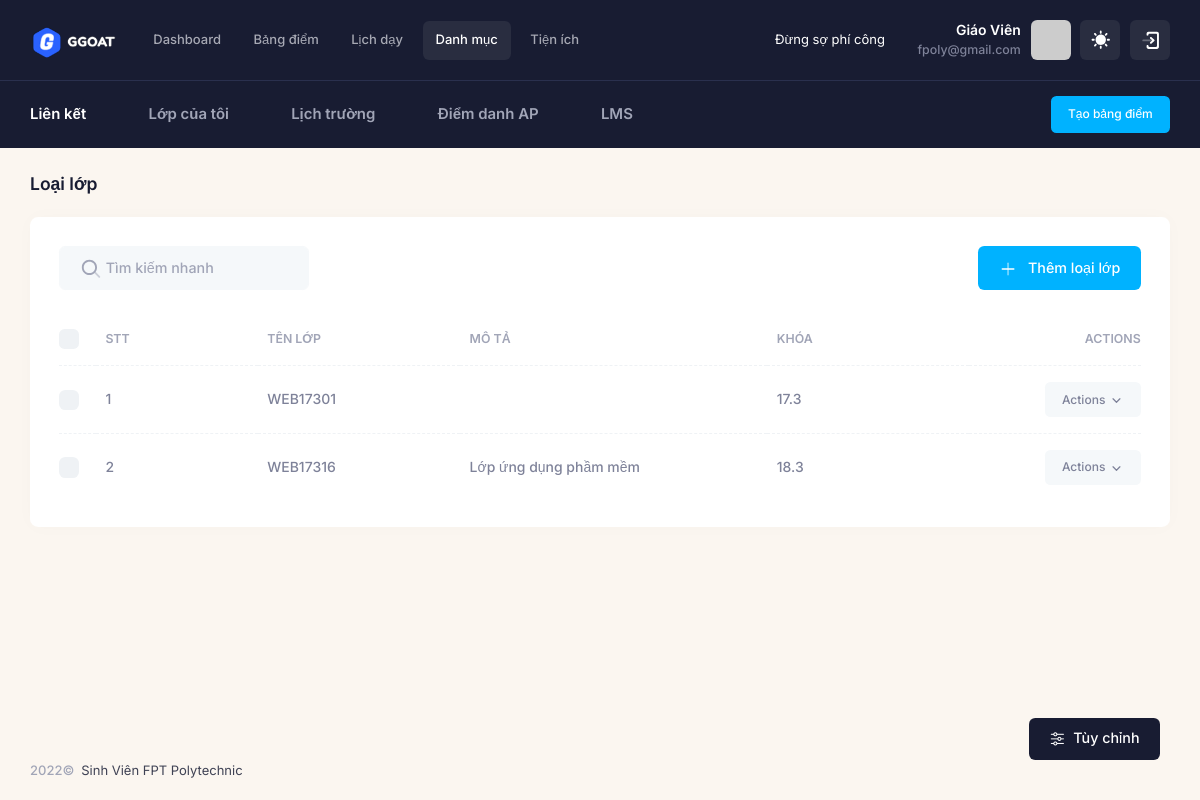
Screenshot of /danh-muc/loai-lop (signed in) with the database file from the repository.
### tables this page shows
CREATE TABLE `teachers` (
  `id_teacher` int(11) NOT NULL,
  `name` varchar(225) NOT NULL,
  `email` varchar(225) NOT NULL,
  `password` text NOT NULL,
  `register_date` datetime DEFAULT NULL,
  `code_donate` text NOT NULL,
  `id_coso` int(11) DEFAULT NULL COMMENT 'cơ sở đang dạy',
  `status` enum('1','2') NOT NULL DEFAULT '2',
  `data` longtext DEFAULT NULL COMMENT 'tất cả dữ liệu quản lý của giáo viên'
);

CREATE TABLE `lien_ket` (
  `id_lienket` int(11) NOT NULL,
  `ten` varchar(225) NOT NULL,
  `url` text NOT NULL,
  `mo_ta` text DEFAULT NULL,
  `id_teacher` int(11) NOT NULL
);

CREATE TABLE `loai_lop` (
  `id_loai` int(11) NOT NULL,
  `ten_lop` varchar(225) NOT NULL,
  `mo_ta` text DEFAULT NULL,
  `id_khoa` int(11) NOT NULL,
  `id_teacher` int(11) NOT NULL
);

CREATE TABLE `khoa` (
  `id_khoa` int(11) NOT NULL,
  `ten_khoa` varchar(225) NOT NULL,
  `id_teacher` int(11) NOT NULL
);

### app/controllers/Teacher.php (called while the page is built, shortened)
<?php
class Teacher extends  Controller
{
  public $data = array();
  public $model_home;
  public function __construct()
  {
    $this->model_home = $this->model('TeacherModel');
    $this->data['type'] = 'teacher';
    $this->data['page_parent'] = 'teacher';
    $this->data['page_target'] = 'teacher';
    $this->data = array_merge($this->data, $this->model_home->data);
  }
  public function loai_lop()
  {
    $this->model_home->loai_lop();
    $this->data['content'] = 'teacher/danhmuc/loai_lop';
    $this->data['page_title'] = 'Loại lớp';
    $this->data['page_parent'] = 'danh-muc';
    $this->data['page_target'] = 'loai-lop';
    $this->data = array_merge($this->data, $this->model_home->data);
    $this->render('layouts/teacher', $this->data);
  }
}

### index.php (called while the page is built, shortened)
<?php
require_once 'bootstrap.php';
$myApp = new App();

### bootstrap.php (called while the page is built, shortened)
<?php
if (!empty($_SERVER['HTTPS']) && $_SERVER['HTTPS'] == 'on') {
  $web_root = 'https://' . $_SERVER['HTTP_HOST'];
} else {
  $web_root = 'http://' . $_SERVER['HTTP_HOST'];
}
$folder = str_replace(strtolower($_SERVER['DOCUMENT_ROOT']), '', strtolower(__DIR__));
$base_url = $web_root . $folder . '/';
function BASE_URL($url)
{
  global $base_url;
  return $base_url . $url;
}
if (!empty($_SERVER['PATH_INFO'])) {
  $url = $_SERVER['PATH_INFO'];
} else {
  $url = '/';
}
$route = array_filter(explode('/', $url));
$route  = array_values($route);
function route($index)
{
  global $route;
  if (isset($route[$index])) {
    return $route[$index];
  } else {
    return false;
  }
}
require_once  'configs/Database.php';
require_once  'configs/Function.php';
require_once  'core/Controller.php';

### configs/Function.php (called while the page is built, shortened)
<?php
$DB = new Database;

### configs/Database.php (called while the page is built, shortened)
<?php
class Database
{
  private $conn;
  function connect()
  {
    if (!$this->conn) {
      try {
        $this->conn = mysqli_connect(HOSTNAME, USERNAME, PASSWORD, DATABASE, PORT);
        mysqli_query($this->conn, "set names 'utf8'");
      } catch (Exception $e) {
        error('503');
        die();
      }
    }
  }
  function getInfoTeacher($data)
  {
    if (isset($_SESSION['email'])) {
      $row = $this->conn->query(
        "SELECT * FROM `teachers`INNER JOIN `co_so` on co_so.id_coso = teachers.id_coso WHERE `email` = '" . $_SESSION['email'] . "' "
      )->fetch_array();
      if ($row) {
        return $row[$data];
      }
      return false;
    }
    return false;
  }
  function get_list($sql)
  {
    $result = mysqli_query($this->conn, $sql);
    $return = array();
    while ($row = mysqli_fetch_assoc($result)) {
      $return[] = $row;
    }
    return $return;
  }
}

### app/models/TeacherModel.php (called while the page is built, shortened)
<?php
class TeacherModel extends Model
{
    public function __construct()
    {
        $this->data = [
            'hoc_ky' => $this->get_list("SELECT * FROM  `hoc_ky`
            WHERE id_teacher  = '" . $this->getInfoTeacher('id_teacher') . "'
            order by case
            when ten_hocky LIKE '%spring%' then 1
            when ten_hocky LIKE '%summer%'  then 2
            when ten_hocky LIKE '%fall%'  then 3
            end
            , reverse(reverse(ten_hocky) + 0) + 0 DESC"),
            'khoa' =>
            $this->get_list(
                "SELECT * FROM `khoa` WHERE id_teacher = '" . $this->getInfoTeacher('id_teacher') . "'  ORDER BY ten_khoa DESC"
            ),
            'mon_hoc' =>
            $this->get_list(
                "SELECT * FROM `mon_hoc` WHERE id_teacher = '" . $this->getInfoTeacher('id_teacher') . "' ORDER BY id_mon DESC"
            ),
            'loai_lop' =>
            $this->get_list(
                "SELECT * FROM `loai_lop` WHERE  id_teacher = '" . $this->getInfoTeacher('id_teacher') . "' ORDER BY id_loai DESC"
            ),
            'lien_ket' =>
            $this->get_list(
                "SELECT * FROM `lien_ket` WHERE id_teacher = '" . $this->getInfoTeacher('id_teacher') . "'  ORDER BY id_lienket DESC limit 5"
            ),
        ];
    }
    public function loai_lop()
    {
        $this->data = [
            'loai_lop' => $this->get_list("SELECT loai_lop.*, khoa.ten_khoa FROM `loai_lop`
            INNER JOIN khoa ON khoa.id_khoa = loai_lop.id_khoa
            WHERE loai_lop.id_teacher = '" . $this->getInfoTeacher('id_teacher') . "'"),
            'khoa' => $this->get_list("SELECT * FROM `khoa` WHERE id_teacher = '" . $this->getInfoTeacher('id_teacher') . "'
              ORDER BY ten_khoa DESC"),
        ];
    }
}

### app/views/teacher/danhmuc/loai_lop.php (the view, shortened to what this page needs)
<div class="card">
  <div class="card-header border-0 pt-6">
    <div class="card-title">
      <div class="d-flex align-items-center position-relative my-1">
        <span class="svg-icon svg-icon-1 position-absolute ms-6">
        </span>
        <input type="text" data-kt-table-filter="search" class="form-control form-control-solid w-250px ps-14" placeholder="Tìm kiếm nhanh" />
      </div>
    </div>
    <div class="card-toolbar">
      <div class="d-flex justify-content-end" data-kt-table-toolbar="base">
        <button type="button" class="btn btn-primary" data-bs-toggle="modal" data-bs-target="#kt_modal_add">
          <span class="svg-icon svg-icon-2">
            <svg width="24" height="24" viewBox="0 0 24 24" fill="none" xmlns="http://www.w3.org/2000/svg">
              <rect opacity="0.5" x="11.364" y="20.364" width="16" height="2" rx="1" transform="rotate(-90 11.364 20.364)" fill="currentColor" />
              <rect x="4.36396" y="11.364" width="16" height="2" rx="1" fill="currentColor" />
            </svg>
          </span>
          Thêm <?= strtolower($this->data['page_title']) ?>
        </button>
      </div>
    </div>
  </div>
  <div class="card-body py-4">
    <table class="table align-middle table-row-dashed fs-6 gy-5" id="kt_table_list">
      <thead>
        <tr class="text-start text-muted fw-bold fs-7 text-uppercase gs-0">
          <th class="w-10px pe-2">
            <div class="form-check form-check-sm form-check-custom form-check-solid me-3">
              <input class="form-check-input" type="checkbox" data-kt-check="true" data-kt-check-target="#kt_table_list .form-check-input" value="1" />
            </div>
          </th>
          <th class="min-w-100px">STT</th>
          <th class="min-w-125px">Tên lớp</th>
          <th class="min-w-125px">Mô tả</th>
          <th class="min-w-125px">Khóa</th>
          <th class="text-end min-w-100px">Actions</th>
        </tr>
      </thead>
      <tbody class="text-gray-600 fw-semibold">
        <?php
        if (!empty($this->model_home->data['loai_lop'])) {
          $data = $this->model_home->data['loai_lop'];
          $index = 1;
          foreach ($data as $item) {
            extract($item) ?>
            <tr>
              <td>
                <div class="form-check form-check-sm form-check-custom form-check-solid">
                  <input class="form-check-input" type="checkbox" value="<?= $id_loai ?>">
                </div>
              </td>
              <td> <?= $index++ ?> </td>
              <td> <?= $ten_lop ?> </td>
              <td> <?= $mo_ta ?> </td>
              <td> <?= $ten_khoa ?> </td>
              <td class="text-end">
                <a href="#" class="btn btn-light btn-active-light-primary btn-sm" data-kt-menu-trigger="click" data-kt-menu-placement="bottom-end">Actions
                  <span class="svg-icon svg-icon-5 m-0">
                  </span>
                </a>
              </td>
            </tr>
        <?php
          }
        } ?>
      </tbody>
    </table>
  </div>
</div>

### app/views/include/teacher/header.php (shortened to what this page needs)
<?php
global $DB;
?>
<div id="kt_app_header" class="app-header">
  <div class="app-header-primary" data-kt-sticky="true" data-kt-sticky-name="app-header-primary-sticky" data-kt-sticky-offset="{default: 'false', lg: '300px'}">
    <div class="app-container container-xxl d-flex align-items-stretch justify-content-between">
      <div class="d-flex flex-grow-1 flex-lg-grow-0">
        <div class="d-flex align-items-center me-7" id="kt_app_header_logo_wrapper">
          <a href="" class="d-flex align-items-center">
            <img alt="Logo" src="<?= BASE_URL('assets/media/logos/logo.png') ?>" class="h-35px" />
          </a>
        </div>
        <div class="app-header-menu app-header-mobile-drawer align-items-stretch" data-kt-drawer="true" data-kt-drawer-name="app-header-menu" data-kt-drawer-activate="{default: true, lg: false}" data-kt-drawer-overlay="true" data-kt-drawer-width="250px" data-kt-drawer-direction="start" data-kt-drawer-toggle="#kt_app_header_menu_toggle" data-kt-swapper="true" data-kt-swapper-mode="{default: 'append', lg: 'prepend'}" data-kt-swapper-parent="{default: '#kt_app_body', lg: '#kt_app_header_wrapper'}">
          <div class="menu menu-rounded menu-active-bg menu-state-primary menu-column menu-lg-row menu-title-gray-700 menu-icon-gray-500 menu-arrow-gray-500 menu-bullet-gray-500 my-5 my-lg-0 align-items-stretch fw-semibold px-2 px-lg-0" id="kt_app_header_menu" data-kt-menu="true">
            <?php
            $menu = [
              [
                'name' => 'Dashboard',
                'path' => 'dashboard',
              ],
              [
                'name' => 'Bảng điểm',
                'path' => 'bang-diem',
              ],
              [
                'name' => 'Lịch dạy',
                'path' => 'lich-day',
              ],
              [
                'name' => 'Danh mục',
                'path' => 'danh-muc',
                'sub' => [
                  [
                    'name' => 'Khóa học',
                    'path' => 'khoa-hoc',
                  ],
                  [
                    'name' => 'Học kỳ',
                    'path' => 'hoc-ky',
                  ],
                  [
                    'name' => 'Môn học',
                    'path' => 'mon-hoc',
                  ],
                  [
                    'name' => 'Loại lớp',
                    'path' => 'loai-lop',
                  ],
                  [
                    'name' => 'Loại điểm',
                    'path' => 'loai-diem',
                  ],
                ]
              ],
              [
                'name' => 'Tiện ích',
                'path' => 'tien-ich',
                'sub' => [
                  [
                    'name' => 'Liên kết',
                    'path' => 'lien-ket',
                  ],
                  [
                    'name' => 'Thành ngữ',
                    'path' => 'thanh-ngu',
                  ],
                ]
              ],
            ];
            ?>
            <?php
            foreach ($menu as $item) {
              extract($item); ?>
              <div <?= isset($sub) ? 'data-kt-menu-trigger="{' . "default: 'click'" . " ,lg:'hover'" . '}"' : '' ?> data-kt-menu-placement="bottom-start" class="menu-item <?= (route(0) == $path) || ((route(0) == '' && $path == 'dashboard')) ? 'here show' : false ?>" menu-lg-down-accordion menu-sub-lg-down-indention me-0 me-lg-2">
                <?php
                if (!isset($sub)) { ?>
                  <a class="menu-link py-3" href="<?= BASE_URL($path) ?>"><?= $name ?></a>
                <?php } else { ?>
                  <span class="menu-link py-3">
                    <span class="menu-title">
                      <?= $name ?>
                    </span>
                  <?php } ?>
                  </span>
              </div>
            <?php } ?>
          </div>
        </div>
      </div>
      <div class="app-navbar flex-shrink-0">
        <div class="app-navbar-item ms-3" id="kt_header_user_menu_toggle">
          <div class="text-white mx-5 px-5">
            <marquee>
              <?= isset($this->data['thanh_ngu']['noi_dung']) ?  $this->data['thanh_ngu']['noi_dung'] : 'Đừng sợ phí công' ?>
            </marquee>
          </div>
          <div class="text-end d-none d-sm-flex flex-column justify-content-center me-3">
            <a href="" class="text-white text-hover-primary fs-6 fw-bold">Giáo Viên</a>
            <span class="text-gray-600 fs-7 fw-semibold d-block"><?= $DB->getInfoTeacher('email') ?></span>
          </div>
          <div class="cursor-pointer symbol symbol-35px symbol-md-40px" data-kt-menu-trigger="{default: 'click', lg: 'hover'}" data-kt-menu-attach="parent" data-kt-menu-placement="bottom-end">
            <img src="https://ui-avatars.com/api/?name=<?= $DB->getInfoTeacher('email') ?>" alt="user" />
          </div>
        </div>
        <div class="app-navbar-item ms-3">
          <a href="#" class="btn btn-icon btn-icon-white btn-active-color-primary btn-custom w-35px h-35px w-md-40px h-md-40px" data-kt-menu-trigger="{default:'click', lg: 'hover'}" data-kt-menu-attach="parent" data-kt-menu-placement="bottom-end">
            <span class="svg-icon theme-light-show svg-icon-2">
            </span>
          </a>
        </div>
        <div class="app-navbar-item ms-3">
          <a href="<?= BASE_URL('auth/logout') ?>" class="btn btn-icon btn-icon-white btn-active-color-primary btn-custom w-35px h-35px w-md-40px h-md-40px">
            <span class="svg-icon svg-icon-1">
            </span>
          </a>
        </div>
      </div>
    </div>
  </div>
  <div class="app-header-secondary">
    <div class="app-container container-xxl d-flex align-items-stretch">
      <div class="w-100 d-flex flex-stack">
        <div class="d-flex flex-stack me-5">
          <span class="text-white fw-bold fs-5 me-3 me-lg-6">Liên kết</span>
          <div class="d-flex gap-1 gap-lg-2">
            <?php
            if (!empty($this->data['lien_ket'])) {
              $lien_ket = $this->data['lien_ket'];
              foreach ($lien_ket as $item) {
                extract($item);
            ?>
                <a href="<?= $url ?>" target="_blank" class="custom-link rounded px-lg-4 py-lg-2 d-flex flex-center">
                  <span class="d-none d-lg-inline text-muted fw-bold text-hover-primary fs-5 ps-3"><?= $ten ?></span>
                </a>
            <?php }
            } ?>
          </div>
        </div>
        <a href="" class="btn btn-sm btn-primary py-3" data-bs-toggle="modal" data-bs-target="#kt_modal_create_app">Tạo bảng điểm</span></a>
      </div>
    </div>
  </div>
</div>

### rows the page displays
teachers: email "fpoly@gmail.com"
lien_ket: ten "Lớp của tôi"
lien_ket: ten "Lịch trường"
lien_ket: ten "Điểm danh AP"
lien_ket: ten "LMS"
loai_lop: ten_lop "WEB17301", id_khoa.ten_khoa "17.3"
loai_lop: ten_lop "WEB17316", mo_ta "Lớp ứng dụng phầm mềm", id_khoa.ten_khoa "18.3"

### other values shown
$name "Dashboard"
$name "Bảng điểm"
$name "Lịch dạy"
$name "Danh mục"
$name "Tiện ích"
$this->data['page_title'] "Loại lớp"
$this->data['page_title'] "loại lớp"
